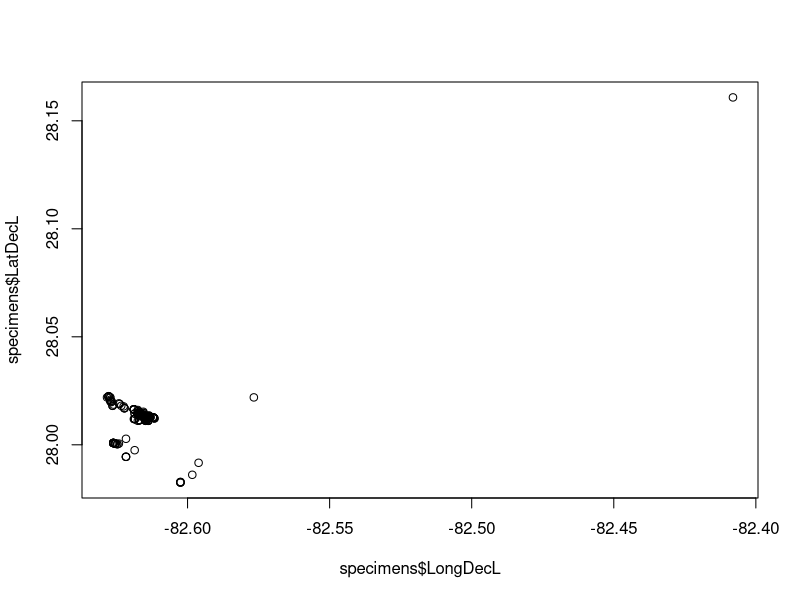

Write the R code that produced this figure.
###Sandbox for idea development

specimens = read.csv("UTB_specimens_2010_2022.csv", header = TRUE)

plot(specimens$LongDecL, specimens$LatDecL)
